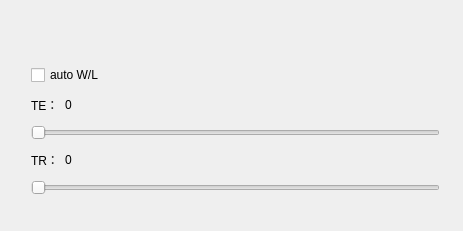
<?xml version="1.0" encoding="UTF-8"?>
<ui version="4.0">
 <class>physicpara</class>
 <widget class="QWidget" name="physicpara">
  <property name="geometry">
   <rect>
    <x>0</x>
    <y>0</y>
    <width>463</width>
    <height>231</height>
   </rect>
  </property>
  <property name="windowTitle">
   <string>physicpara</string>
  </property>
  <widget class="QWidget" name="layoutWidget">
   <property name="geometry">
    <rect>
     <x>20</x>
     <y>50</y>
     <width>431</width>
     <height>161</height>
    </rect>
   </property>
   <layout class="QVBoxLayout" name="verticalLayout">
    <item>
     <widget class="QCheckBox" name="autoWPcheckBox">
      <property name="text">
       <string>auto W/L</string>
      </property>
     </widget>
    </item>
    <item>
     <layout class="QHBoxLayout" name="horizontalLayout_4">
      <item>
       <widget class="QLabel" name="TElabel">
        <property name="text">
         <string>TE：</string>
        </property>
       </widget>
      </item>
      <item>
       <widget class="QLabel" name="TEvalueLabel">
        <property name="sizePolicy">
         <sizepolicy hsizetype="Fixed" vsizetype="Fixed">
          <horstretch>0</horstretch>
          <verstretch>0</verstretch>
         </sizepolicy>
        </property>
        <property name="minimumSize">
         <size>
          <width>50</width>
          <height>0</height>
         </size>
        </property>
        <property name="text">
         <string>0</string>
        </property>
       </widget>
      </item>
      <item>
       <spacer name="horizontalSpacer_2">
        <property name="orientation">
         <enum>Qt::Horizontal</enum>
        </property>
        <property name="sizeHint" stdset="0">
         <size>
          <width>40</width>
          <height>20</height>
         </size>
        </property>
       </spacer>
      </item>
     </layout>
    </item>
    <item>
     <layout class="QHBoxLayout" name="horizontalLayout_2">
      <item>
       <widget class="QSlider" name="TESlider">
        <property name="maximum">
         <number>1000</number>
        </property>
        <property name="tracking">
         <bool>true</bool>
        </property>
        <property name="orientation">
         <enum>Qt::Horizontal</enum>
        </property>
        <property name="tickPosition">
         <enum>QSlider::NoTicks</enum>
        </property>
        <property name="tickInterval">
         <number>0</number>
        </property>
       </widget>
      </item>
     </layout>
    </item>
    <item>
     <layout class="QHBoxLayout" name="horizontalLayout_3">
      <item>
       <widget class="QLabel" name="TRlabel">
        <property name="text">
         <string>TR：</string>
        </property>
       </widget>
      </item>
      <item>
       <widget class="QLabel" name="TRvalueLabel">
        <property name="sizePolicy">
         <sizepolicy hsizetype="Minimum" vsizetype="Fixed">
          <horstretch>0</horstretch>
          <verstretch>0</verstretch>
         </sizepolicy>
        </property>
        <property name="minimumSize">
         <size>
          <width>50</width>
          <height>0</height>
         </size>
        </property>
        <property name="text">
         <string>0</string>
        </property>
       </widget>
      </item>
      <item>
       <spacer name="horizontalSpacer">
        <property name="orientation">
         <enum>Qt::Horizontal</enum>
        </property>
        <property name="sizeHint" stdset="0">
         <size>
          <width>40</width>
          <height>20</height>
         </size>
        </property>
       </spacer>
      </item>
     </layout>
    </item>
    <item>
     <layout class="QHBoxLayout" name="horizontalLayout">
      <item>
       <widget class="QSlider" name="TRSlider">
        <property name="maximum">
         <number>10000</number>
        </property>
        <property name="singleStep">
         <number>1</number>
        </property>
        <property name="tracking">
         <bool>true</bool>
        </property>
        <property name="orientation">
         <enum>Qt::Horizontal</enum>
        </property>
        <property name="tickPosition">
         <enum>QSlider::NoTicks</enum>
        </property>
        <property name="tickInterval">
         <number>0</number>
        </property>
       </widget>
      </item>
     </layout>
    </item>
   </layout>
  </widget>
 </widget>
 <layoutdefault spacing="6" margin="11"/>
 <resources/>
 <connections/>
</ui>
